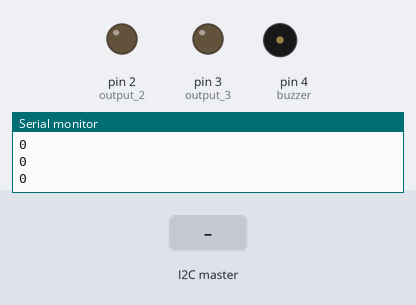
Simulated run of this sketch. Board: Arduino Uno, built with avr-gcc and run on an emulated ATmega328P. On the bench: output pins drawn as LEDs (lit = HIGH), buzzer (waves = sounding, pin HIGH), the last lines printed to the serial monitor. Dashed ring = blinking. The inputs (shaded band) are chosen by the test bench.

Above: at 1.4 s.
1.5 s: the I2C master sends the byte 1
At 2.7 s:
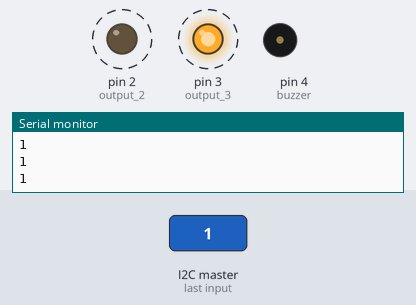
4.5 s: the I2C master sends the byte 90
At 4.75 s:
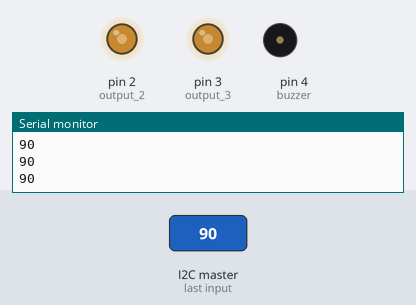
Timing chart, 0 to 13.5 s (numbered marks = the images above; inputs shaded):
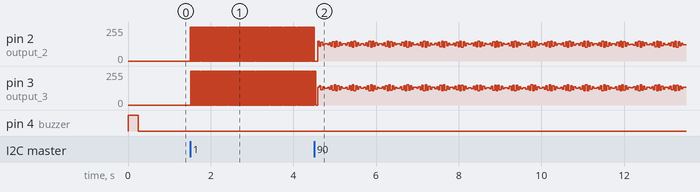

Measured:
- after the input at 1.5 s, pin 2 (output_2), pin 3 (output_3): alternates 255/255 for 0.01 s and 0/255 for 0.01 s, starting at once

The sketch:

pwmslave.ino
```cpp
#include <Wire.h>
int x = 0;
const int output_2 = 2;
const int output_3 = 3;
const int buzzer = 4;

void setup() {
  Serial.begin(9600);
  pinMode(output_2,OUTPUT);
  pinMode(output_3,OUTPUT);
  pinMode(buzzer, OUTPUT);
  digitalWrite(buzzer, HIGH);
  delay(250);
  digitalWrite(buzzer, LOW);
  Wire.begin(9); // Start the I2C Bus as Slave on address 9
  Wire.onReceive(receiveEvent);  // Attach a function to trigger when something is received.
  Wire.onRequest(requestEvent);
}

void requestEvent()
{
  Wire.write("Slave Terhubung");
}

void receiveEvent(int bytes) {
  x = Wire.read();    // read one character from the I2C
}


void loop() {
Serial.println(x);

if (x == 0){
  digitalWrite(output_2,LOW);
  digitalWrite(output_3,LOW);

  digitalWrite(output_2,LOW);
  digitalWrite(output_3,LOW);
}
else if (x <= 40){
  digitalWrite(output_2,HIGH);
  digitalWrite(output_3,LOW);
  delay(12);
  delayMicroseconds(500);

  digitalWrite(output_2,LOW);
  digitalWrite(output_3,HIGH);
  delay(12);
  delayMicroseconds(500);
}
else if (x <= 45){
  digitalWrite(output_2,HIGH);
  digitalWrite(output_3,LOW);
  delay(11);
  delayMicroseconds(111);

  digitalWrite(output_2,LOW);
  digitalWrite(output_3,HIGH);
  delay(11);
  delayMicroseconds(111);
}
else if (x <= 50){
  digitalWrite(output_2,HIGH);
  digitalWrite(output_3,LOW);
  delay(10);

  digitalWrite(output_2,LOW);
  digitalWrite(output_3,HIGH);
  delay(10);
}
else if ( x <= 55) {
  digitalWrite(output_2,HIGH);
  digitalWrite(output_3,LOW);
  delay(9);
  delayMicroseconds(111);

  digitalWrite(output_2,LOW);
  digitalWrite(output_3,HIGH);
  delay(9);
  delayMicroseconds(111);
}
else if (x <= 60){
  digitalWrite(output_2,HIGH);
  digitalWrite(output_3,LOW);
  delay(8);
  delayMicroseconds(333);

  digitalWrite(output_2,LOW);
  digitalWrite(output_3,HIGH);
  delay(8);
  delayMicroseconds(333);
}
else if (x >= 61){
  digitalWrite(output_2,HIGH);
  digitalWrite(output_3,LOW);
  delay(7);
  delayMicroseconds(777);

  digitalWrite(output_2,LOW);
  digitalWrite(output_3,HIGH);
  delay(7);
  delayMicroseconds(777);
}
else {
  Serial.println("Masukkan frekuensi tidak benar");
  Wire.write("Masukkan frekuensi tidak benar");
}
}
```
